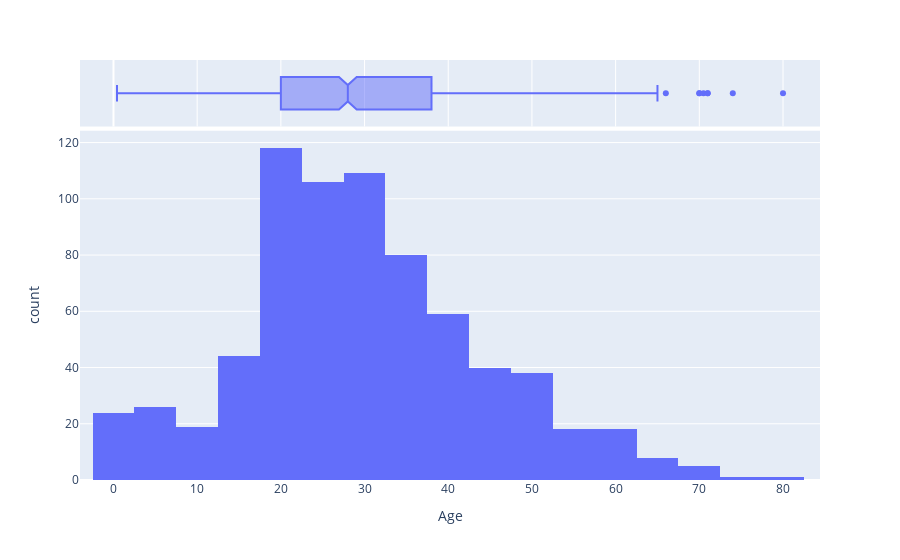

Write notebook code for a chart like this one.
### Markdown cell above
### Histogram

### Code cell
fig = px.histogram(data, x='Age', nbins=30, marginal='box')
fig.show()

### Figure 1 — Plotly figure (JSON) as saved in the notebook; plotly's stock layout.template omitted (floating-point values rounded to 4 significant figures; data arrays with more than 128 entries replaced by an {"elided": "..."} marker saying what was removed)
{"data": [{"alignmentgroup": "True", "bingroup": "x", "hovertemplate": "Age=%{x}<br>count=%{y}<extra></extra>", "legendgroup": "", "marker": {"color": "#636efa", "pattern": {"shape": ""}}, "name": "", "nbinsx": 30, "offsetgroup": "", "orientation": "v", "showlegend": false, "type": "histogram", "x": {"elided": "891 float values"}, "xaxis": "x", "yaxis": "y"}, {"alignmentgroup": "True", "hovertemplate": "Age=%{x}<extra></extra>", "legendgroup": "", "marker": {"color": "#636efa"}, "name": "", "notched": true, "offsetgroup": "", "showlegend": false, "type": "box", "x": {"elided": "891 float values"}, "xaxis": "x2", "yaxis": "y2"}], "layout": {"barmode": "relative", "legend": {"tracegroupgap": 0}, "margin": {"t": 60}, "xaxis": {"anchor": "y", "domain": [0, 1], "title": {"text": "Age"}}, "xaxis2": {"anchor": "y2", "domain": [0, 1], "matches": "x", "showgrid": true, "showticklabels": false}, "yaxis": {"anchor": "x", "domain": [0, 0.8316], "title": {"text": "count"}}, "yaxis2": {"anchor": "x2", "domain": [0.8416, 1], "matches": "y2", "showgrid": false, "showline": false, "showticklabels": false, "ticks": ""}}}
